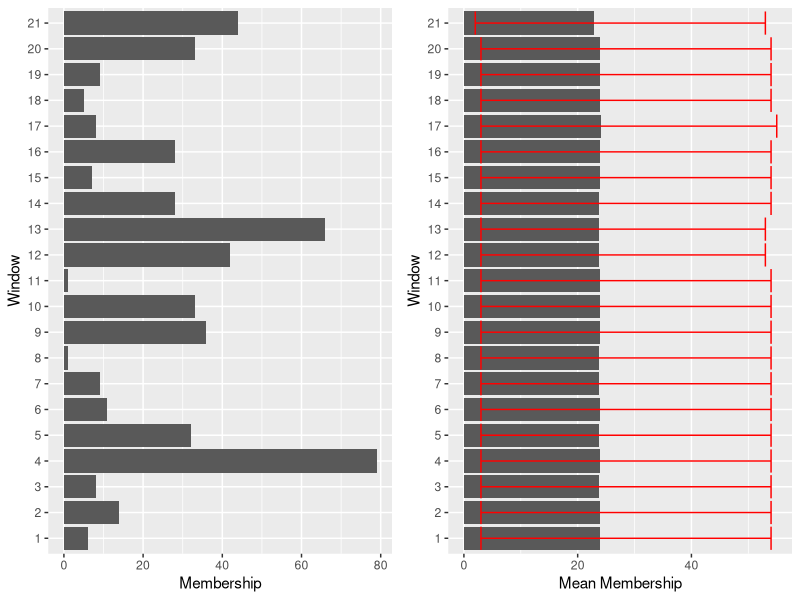
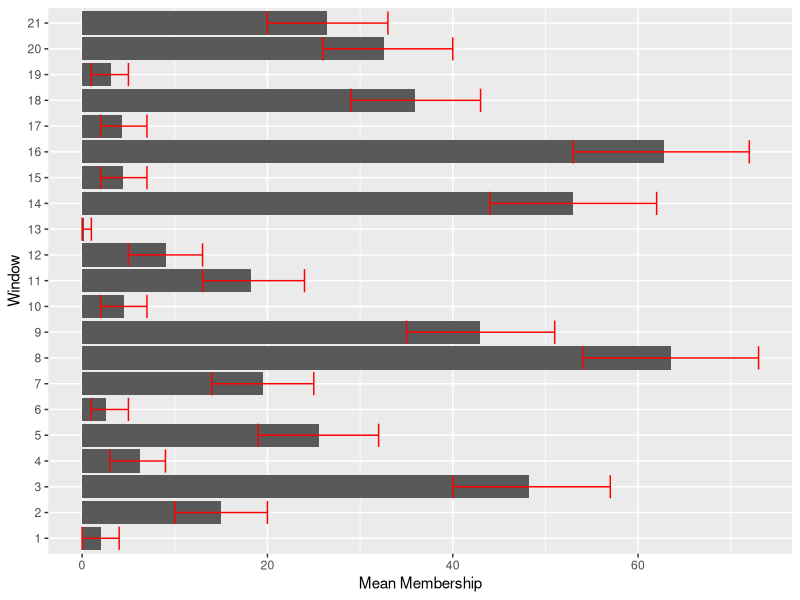

Write R code to recreate these figures, in order.
## ---- chunk 1
library(dplyr)
library(ggplot2)
library(gridExtra)

knitr::opts_chunk$set(
  cache = TRUE,
  collapse = TRUE,
  comment = "#>",
  eval = TRUE
)

quick_eval <- FALSE
## ---- chunk 2
iters <- 50000
N <- 500
n <- 20

pop <- runif(N)

storage <- matrix(NA, nrow = iters, ncol = n + 1)

for(i in 1:iters) {
  ind <- sample(1:N, n)
  samp <- sort(pop[ind])
  others <- pop[-ind]
  
  tabs <- table(findInterval(pop, c(-Inf, samp, Inf), left.open = TRUE))
  add1 <- as.numeric(tabs)
  names(add1) <- names(tabs)
  add2 <- rep(0, n + 1)
  names(add2) <- 1:(n + 1)
  add <- list(add1, add2)

  tab <- tapply(unlist(add), names(unlist(add)), sum)
  storage[i, ] <- tab[order(factor(names(tab), levels = 1:(length(samp) + 1)))]
}
## ---- chunk 3
g1 <- data.frame(
  "Window" = 1:(n + 1),
  "Membership" = storage[1, ]
) %>%
  ggplot(mapping = aes(y = as.factor(Window), x = Membership)) + 
  geom_bar(stat = "identity") + 
  labs(x = "Membership", y = "Window")

g2 <- data.frame(
  "Window" = 1:(n + 1),
  "Mean" = colMeans(storage),
  "Q10" = apply(storage, 2, quantile, probs = 0.1),
  "Q90" = apply(storage, 2, quantile, probs = 0.9)
) %>%
  ggplot(mapping = aes(y = as.factor(Window), x = Mean)) + 
  geom_bar(stat = "identity") + 
  geom_errorbar(mapping = aes(xmin = Q10, xmax = Q90), color = "red") + 
  labs(x = "Mean Membership", y = "Window")

grid.arrange(g1, g2, nrow = 1)
## ---- chunk 4
iters <- 50000
N <- 500
n <- 20

orig.pop <- runif(N)
samp <- sort(sample(orig.pop, n))

storage2 <- matrix(NA, nrow = iters, ncol = n + 1)

for(i in 1:iters) {
  pop <- runif(N - n)
  
  tabs <- table(findInterval(pop, c(-Inf, samp, Inf), left.open = TRUE))
  add1 <- as.numeric(tabs)
  names(add1) <- names(tabs)
  add2 <- rep(0, n + 1)
  names(add2) <- 1:(n + 1)
  add <- list(add1, add2)

  tab <- tapply(unlist(add), names(unlist(add)), sum)
  storage2[i, ] <- tab[order(factor(names(tab), levels = 1:(length(samp) + 1)))]
}
## ---- chunk 5
g1 <- data.frame(
  "Window" = 1:(n + 1),
  "Mean" = colMeans(storage2),
  "Q10" = apply(storage2, 2, quantile, probs = 0.1),
  "Q90" = apply(storage2, 2, quantile, probs = 0.9)
) %>%
  ggplot(mapping = aes(y = as.factor(Window), x = Mean)) + 
  geom_bar(stat = "identity") + 
  geom_errorbar(mapping = aes(xmin = Q10, xmax = Q90), color = "red") + 
  labs(x = "Mean Membership", y = "Window")

grid.arrange(g1, nrow = 1)
